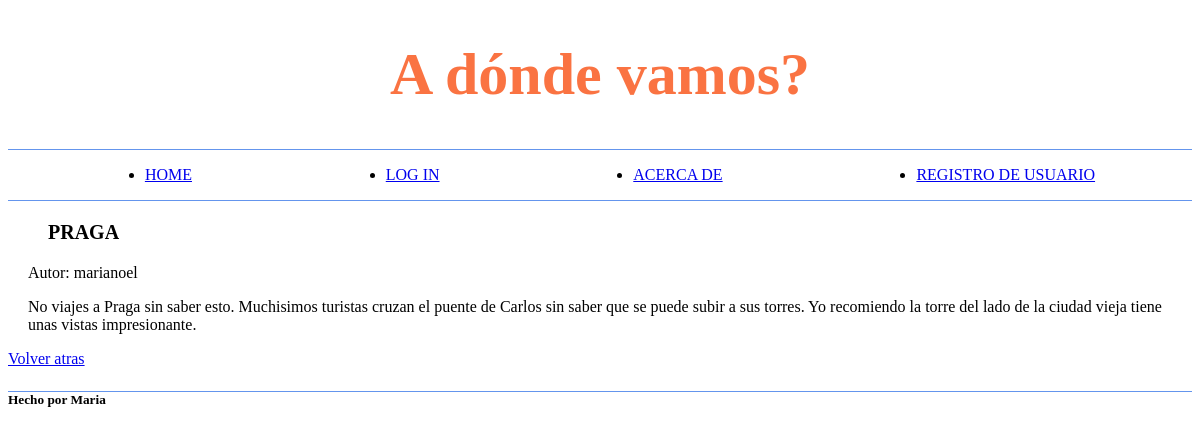
Page /post/9 on the committed database.
### tables this page shows
CREATE TABLE posts(
    id INTEGER PRIMARY KEY AUTOINCREMENT,
    autor TEXT NOT NULL,
    titulo TEXT NOT NULL,
    comentario TEXT NOT NULL
);

### mine.py (the view)
@app.route('/post/<id>')
def post_id(id):
    conn, cursor = get_db_connection()
    cursor.execute("SELECT * FROM posts WHERE posts.id == ?" , id)
    post = cursor.fetchone()
    conn.close()
    return render_template("post.html" , nombre = "Maria" , post=post)

### mine.py (called while the page is built)
def get_db_connection():
    conn = sqlite3.connect('proyecto_python.db')
    cursor = conn.cursor()
    return conn, cursor

### templates/post.html (shortened to what this page needs)
{% extends "herencia.html" %}
{% block head %}
    <link rel="stylesheet" type="text/css" href="{{ url_for('static', filename='css/style.css')}}">
{% endblock %}
{% block main%}
    <main>
        <div>
            <h3>{{ post[2] }}</h3>
        </div>
        <div class="text">
            <p>Autor: {{ post[1] }}</p>
            <p>{{post[3]}}</p>
        </div>
        <a href="/">Volver atras</a>
    </main>
{% endblock%}

### static/css/style.css (style rules this page uses)
.text { margin-left: 20px; margin-right: 20px; }
h3 { font-size: 20px; margin-left: 40px; }

### rows in the picture
posts: titulo "PRAGA", autor "marianoel", comentario "No viajes a Praga sin saber esto. Muchisimos turistas cruzan el puente de Carlos sin saber que se puede subir a sus torres. Yo recomiendo la torre del lado de la ciudad vieja tiene unas vistas impresionante."

### other values in the picture
{{ nombre }} "Maria"
